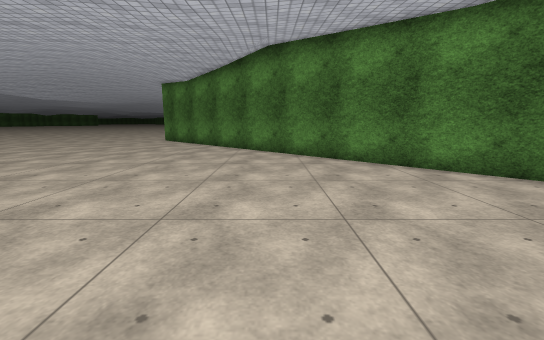
view 1 (above)

13 first-person views from a walk through a 3-D level made in the Unity game engine. The camera is 1.3 m above the floor, tilts 10° down and sees 90° across. The floor is counted in squares, 1 m on a side. Each view is taken from the middle of a square. On the plan, view 1 faces up. The plan holds only what a view shows up to about 13 squares ahead; the rest is blank. The place goes on beyond the plan. The player character is not drawn. Surface patterns are stand-ins for the level's own textures.

view 2
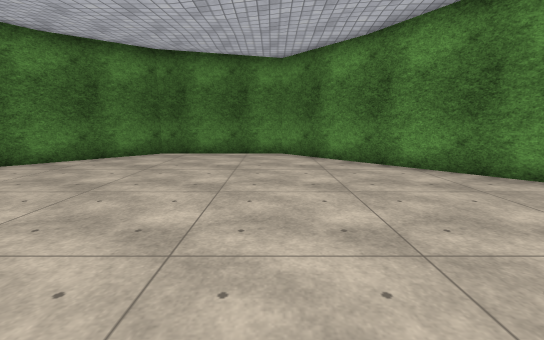

view 3
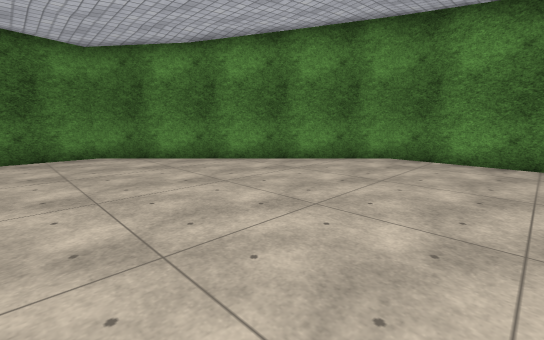

view 4
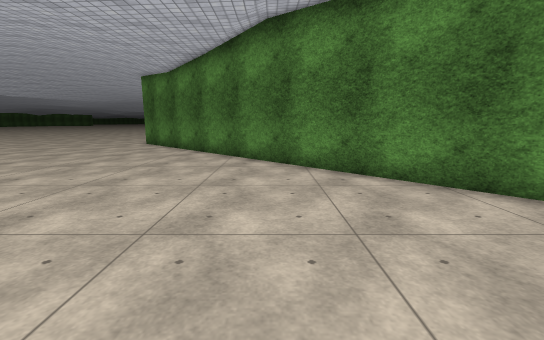

view 5
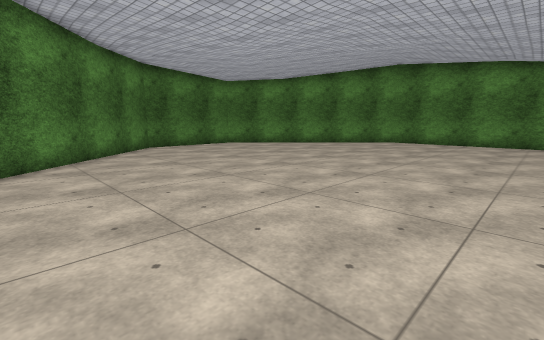

view 6
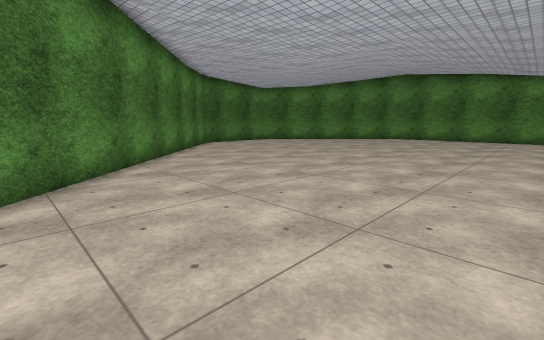

view 7
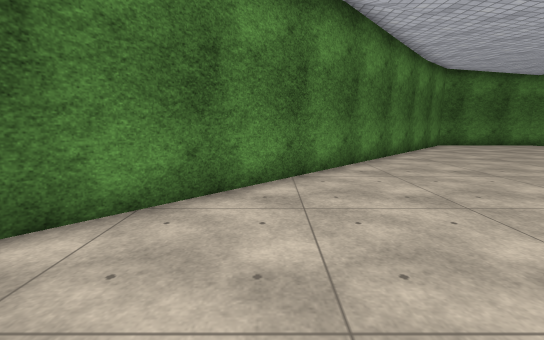

view 8
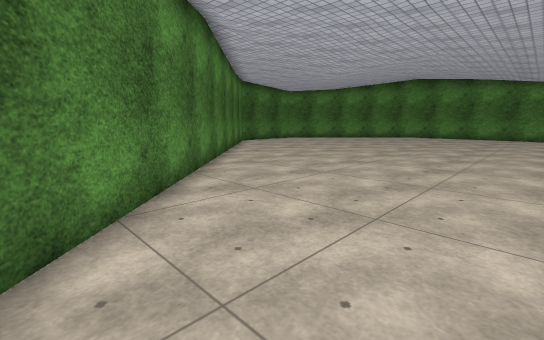

view 9
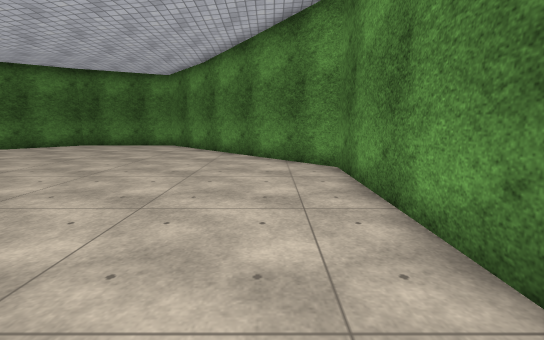

view 10
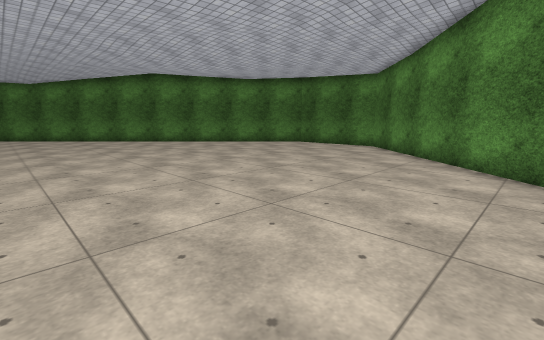

view 11
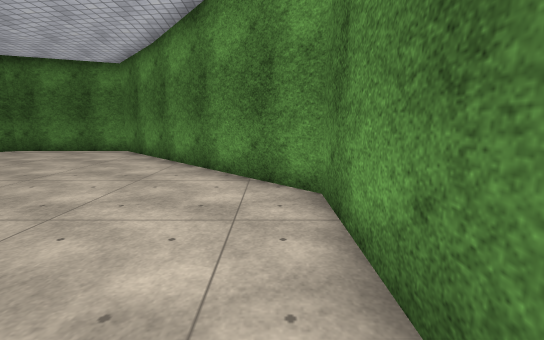

view 12
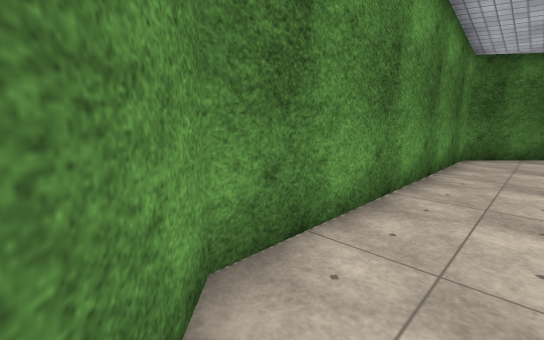

view 13
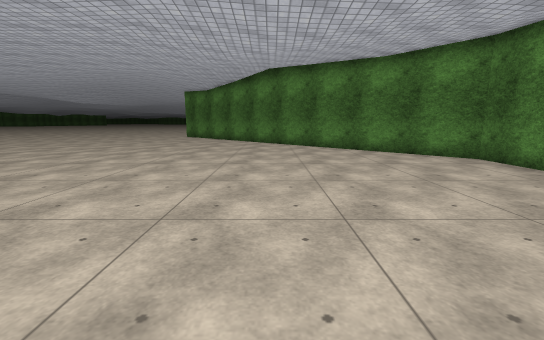

### Floor plan
Points are (right, up) in squares from view 1. A wall is a line through its corners. A room is listed if a view was taken in it or the views show most of it. See-through windows are left out.
Room 1 (views 1, 2, 3, 4, 5, 6, 7, 8, 9, 10, 11, 12, 13)
walls: (-8.5, -7.9) (-0.1, -7.9) (7.4, -0.4) (7.4, 4.6) (-5.2, 17.1)

Where each view was taken, in squares from view 1:
view 1: 0 up, 0 right, facing up
view 2: 0 up, 4 left, facing right
view 3: 2 up, 4 left, facing down-right
view 4: 3 up, 0 right, facing up
view 5: 10 up, 7 left, facing down-right
view 6: 14 up, 8 left, facing down-right
view 7: 14 up, 8 left, facing right
view 8: 17 up, 8 left, facing down-right
view 9: 6 down, 8 left, facing right
view 10: 7 down, 7 left, facing up-right
view 11: 7 down, 5 left, facing right
view 12: 6 down, 1 right, facing down-left
view 13: 5 down, 0 right, facing up
